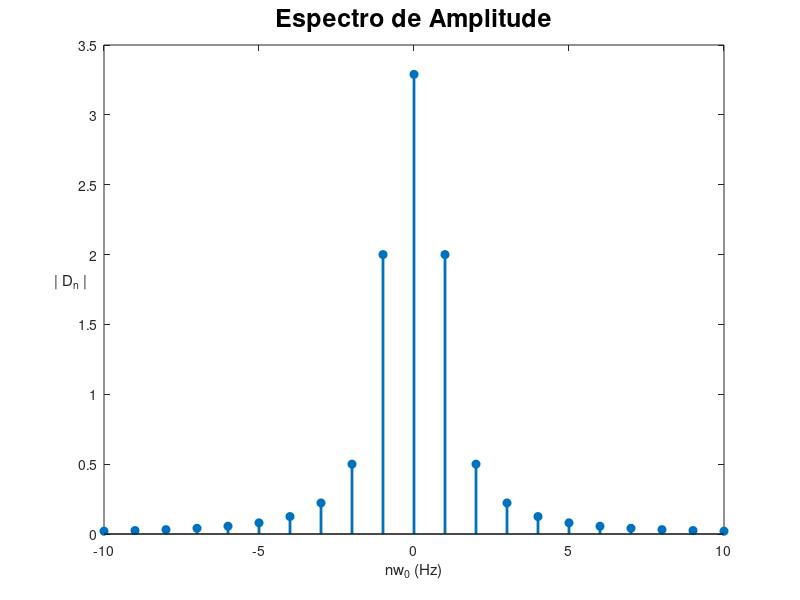

Here is the MATLAB script that generated this plot:
fn=-10:10;
Dn=2*cos(pi*fn)./fn.^2;
Dn(11)=(pi^2)/3;

stem(fn,abs(Dn),'filled','MarkerFaceColor','auto','LineWidth',2);
title('Espectro de Amplitude','FontSize',18);
xlabel('nw_0 (Hz)');
ylabel('| D_n |','Rotation',0);